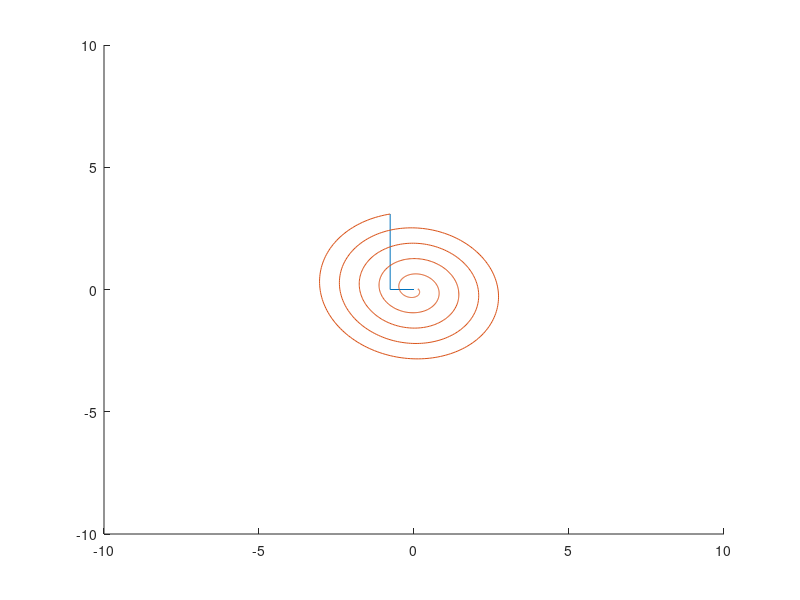
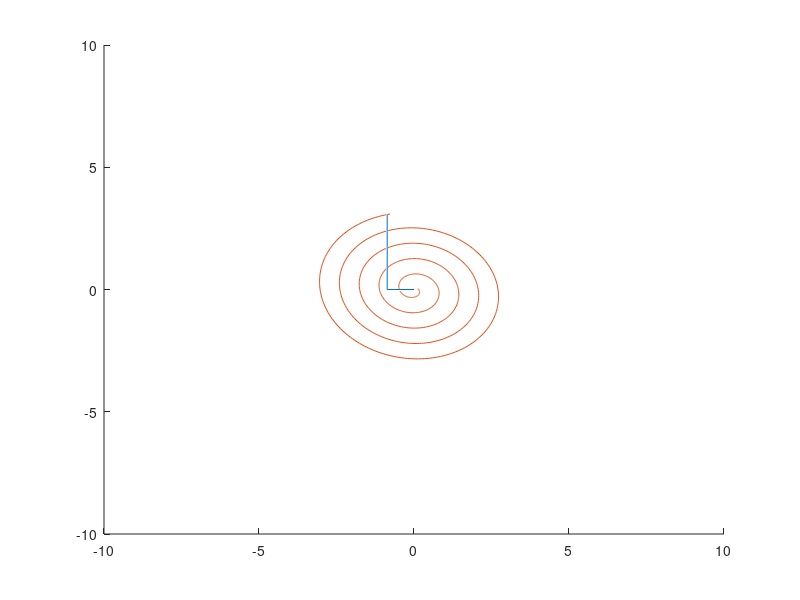

Write MATLAB code to recreate these figures, in order.
clc
clear all
close all
dt=.01;
t=0:dt:10;

m1=1;
m2=m1;
m3=m2;
b=1;
g=9.81;
%SP=[theta1;theta2];
%SP=[th1;th2];
Kp=[20;20;20];
Kd=[30,0;0,30];
Ki=[30,0;0,30];
%Tao(:,1)=[0,0];
F=[0;0;0];
o=0:3/1001:3;
a=o.*sind((0:360/1001:360)*5);
b=o.*cosd((0:360/1001:360)*5);

Xp=[0;0;0];
X=[0;0;0];
SP=[a;b;o.*ones(1,length(t)+1)];
%SP=[0;0;0];
E=[0;0;0];
kp=50;
kd=50;
ki=100;



for i=1:length(t)-1
M=[m1+m2+m3,0,0;0,m2+m3,0;0,0,m3];

C=[0,0,0;0,0,0;0,0,0];

G=[0;0;m1*g+m2*g+m3*g];

E(:,i+1)=SP(:,i)-X(:,i);
Ed(:,i)=(E(:,i+1)-E(:,i))/dt;
Ei(:,i)=sum(E*dt,2);

F=kp*E(:,i+1)+kd*Ed(:,i)+ki*Ei(:,i);
Xpp(:,i)=inv(M)*(F-C*Xp(:,i)-G);
Xp(:,i+1)=sum(Xpp*dt,2);
X(:,i+1)=sum(Xp*dt,2);
end

hold on
x=[0 1 1 1]*X(1,1001);
y=[0 0 1 1]*X(2,1001);
z=[0 0 0 1]*X(3,1001);
plot3(x,y,z)
plot3(X(1,:),X(2,:),X(3,:))
axis([-10 10 -10 10 -10 10])


figure,
hold on
for i=1:length(t)-1
    cla
% x=[0 1 1 1]*X(1,i);
% y=[0 0 1 1]*X(2,i);
% z=[0 0 0 1]*X(3,i);
x=[0 0 1 1 1]*X(1,i);
y=[0 0 0 1 1]*X(2,i);
z=[0 1 1 1 1]*X(3,i);
plot3(x,y,z)
plot3(X(1,:),X(2,:),X(3,:))
    
    %plot3([x0 x1 x1 x1],[y0 y0 y0 y1],[z0 z0 z0 z1],'o')
    
    axis([-10 10 -10 10 -10 10])
    pause(dt)
end

hold off
